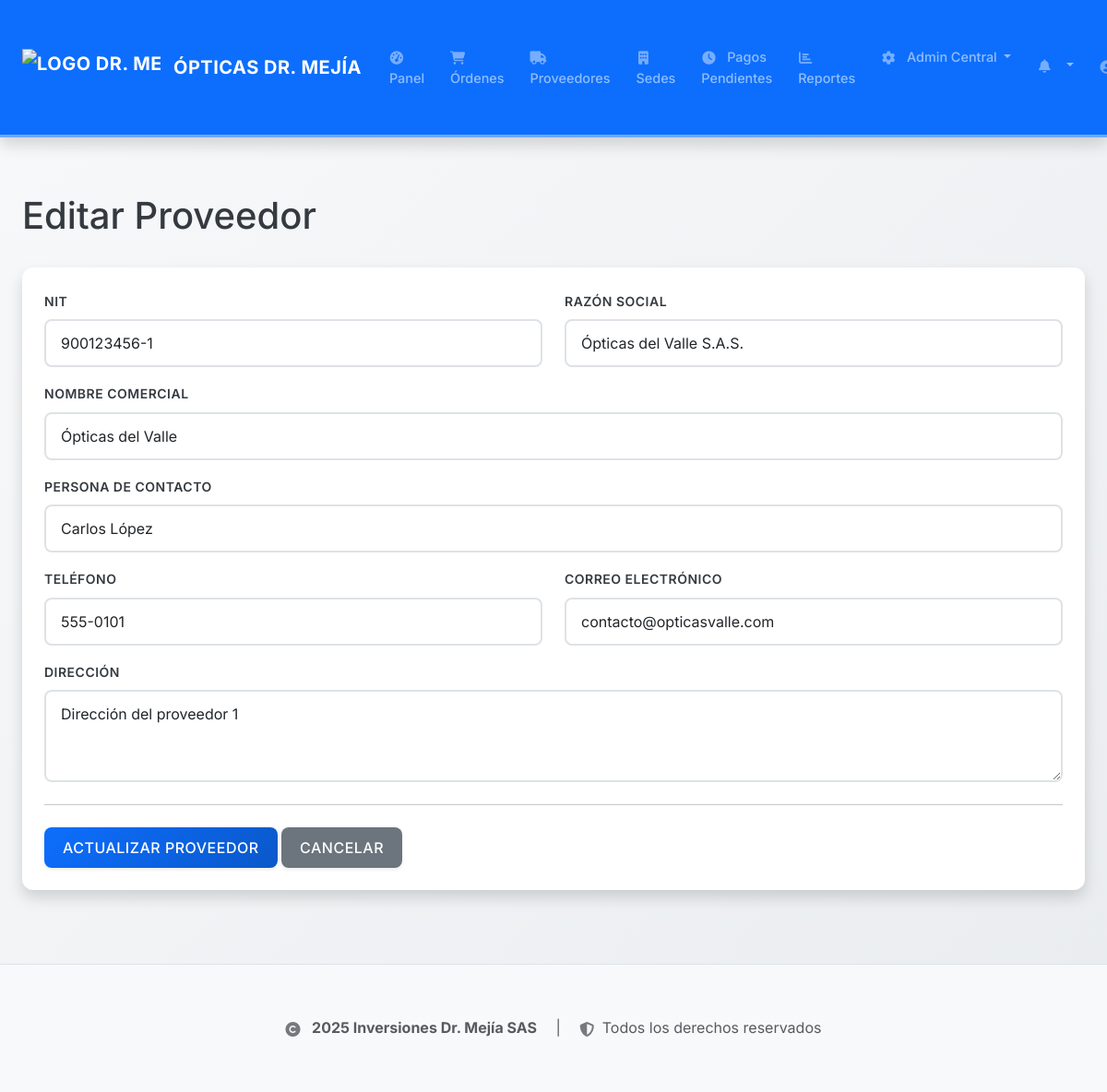
Page /provider/edit/1 (signed in) on the earlier database version.
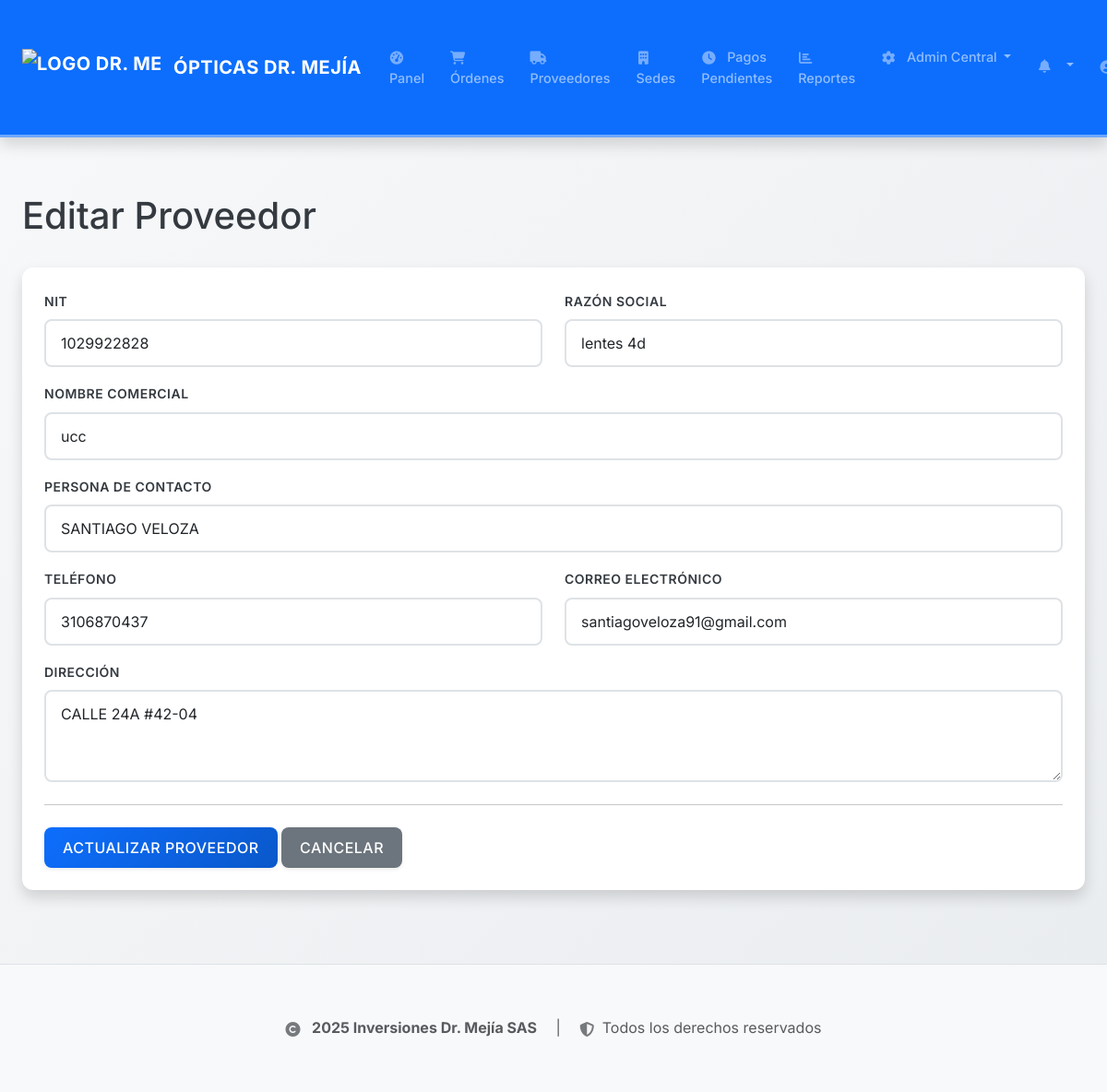
Same page on the later database version.
### backend/app/models.py (models this page shows, shortened)
class Provider(db.Model):
    id = db.Column(db.Integer, primary_key=True)
    nit = db.Column(db.String(20), nullable=False, unique=True)  # NIT único del proveedor
    razon_social = db.Column(db.String(200), nullable=False)  # Razón social oficial
    name = db.Column(db.String(128), nullable=False)  # Nombre comercial (mantener para compatibilidad)
    contact_person = db.Column(db.String(128))  # Persona de contacto
    phone = db.Column(db.String(20))  # Teléfono
    email = db.Column(db.String(120), unique=True)  # Correo electrónico
    address = db.Column(db.String(500))  # Dirección (expandida)
    registered_at = db.Column(db.DateTime, default=datetime.utcnow)
    orders = db.relationship('WorkOrder', backref='provider', lazy=True)
    payments_received = db.relationship('Payment', backref='provider_paid', lazy=True)

### backend/app/routes.py (the view)
@bp.route('/provider/edit/<int:provider_id>', methods=['GET', 'POST'])
@login_required
@role_required('admin', 'asistente')
def edit_provider(provider_id):
    provider = Provider.query.get_or_404(provider_id)
    form = ProviderEditForm(obj=provider) # Pre-pobla el formulario con los datos del proveedor
    form._original_obj = provider  # Para validaciones
    if form.validate_on_submit():
        form.populate_obj(provider) # Actualiza el objeto proveedor con los datos del formulario
        db.session.commit()
        flash(f'Proveedor "{provider.razon_social}" actualizado exitosamente!', 'success')
        return redirect(url_for('main.list_providers'))
    return render_template('proveedores/create_edit.html', title='Editar Proveedor', form=form, provider_id=provider_id)

### backend/app/forms.py (shortened to what this page needs)
class ProviderEditForm(FlaskForm):
    nit = StringField('NIT', validators=[DataRequired(), Length(max=20)])
    razon_social = StringField('Razón Social', validators=[DataRequired(), Length(max=255)])
    name = StringField('Nombre Comercial', validators=[Optional(), Length(max=128)])
    contact_person = StringField('Persona de Contacto', validators=[Optional(), Length(max=128)])
    phone = StringField('Teléfono', validators=[Optional(), Length(max=20)])
    email = StringField('Correo Electrónico', validators=[Optional(), Email(), Length(max=120)])
    address = TextAreaField('Dirección', validators=[Optional(), Length(max=500)])
    submit = SubmitField('Actualizar Proveedor')

### backend/app/models.py (called while the page is built)
@login_manager.user_loader
def load_user(user_id):
    return User.query.get(int(user_id))

### frontend/templates/proveedores/create_edit.html (shortened to what this page needs)
{% extends "base.html" %}
{% block content %}
    <h1 class="mb-4">{% if provider_id %}Editar Proveedor{% else %}Registrar Nuevo Proveedor{% endif %}</h1>
    <div class="card p-4">
        <form action="" method="post" novalidate>
            <div class="row">
                <div class="col-md-6">
                    <div class="mb-3">
                        {{ form.nit.label(class="form-label") }}
                        {{ form.nit(class="form-control", size=20) }}
                    </div>
                </div>
                <div class="col-md-6">
                    <div class="mb-3">
                        {{ form.razon_social.label(class="form-label") }}
                        {{ form.razon_social(class="form-control", size=255) }}
                    </div>
                </div>
            </div>
            <div class="mb-3">
                {{ form.name.label(class="form-label") }}
                {{ form.name(class="form-control", size=128, placeholder="Opcional - Si es diferente a la razón social") }}
            </div>
            <div class="mb-3">
                {{ form.contact_person.label(class="form-label") }}
                {{ form.contact_person(class="form-control", size=128) }}
            </div>
            <div class="row">
                <div class="col-md-6">
                    <div class="mb-3">
                        {{ form.phone.label(class="form-label") }}
                        {{ form.phone(class="form-control", size=20) }}
                    </div>
                </div>
                <div class="col-md-6">
                    <div class="mb-3">
                        {{ form.email.label(class="form-label") }}
                        {{ form.email(class="form-control", size=120) }}
                    </div>
                </div>
            </div>
            <div class="mb-3">
                {{ form.address.label(class="form-label") }}
                {{ form.address(class="form-control", rows=3) }}
            </div>
            <hr class="my-4">
            {{ form.submit(class="btn btn-primary") }}
            <a href="{{ url_for('main.list_providers') }}" class="btn btn-secondary">Cancelar</a>
        </form>
    </div>
{% endblock %}

Differences in the rows shown:
changed Provider: nit "900123456-1" → "1029922828"; razon_social "Ópticas del Valle S.A.S." → "lentes 4d"; name "Ópticas del Valle" → "ucc"; contact_person "Carlos López" → "SANTIAGO VELOZA"; phone "555-0101" → "3106870437"; email "contacto@opticasvalle.com" → "santiagoveloza91@gmail.com"; address "Dirección del proveedor 1" → "CALLE 24A #42-04"
